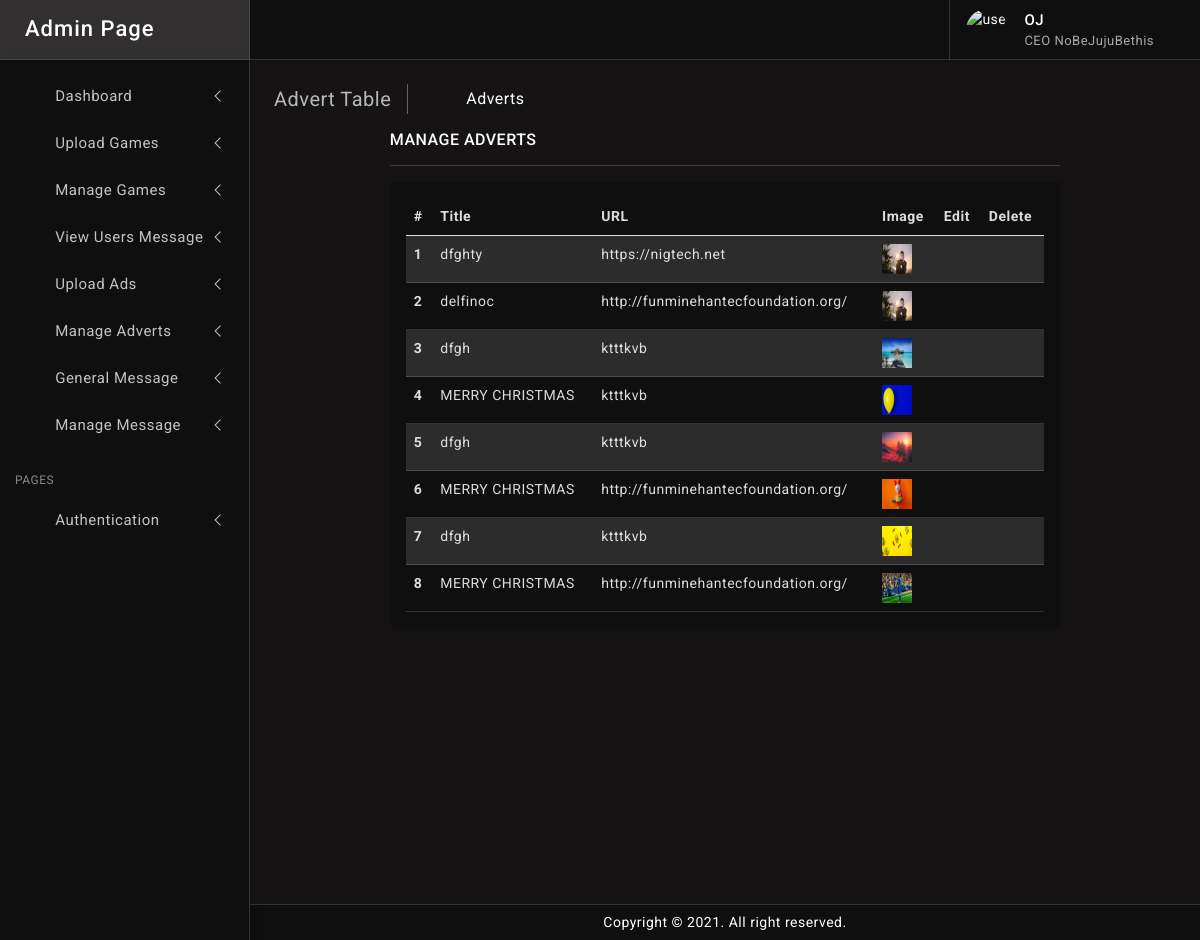
Page /manage_advert/ on the committed database.
### main_app/models.py (models this page shows)
class Advert(models.Model):
	title = models.CharField(blank=True, max_length=100)
	link = models.CharField(blank=True, max_length=1000)
	image = models.ImageField(upload_to='media', blank=True)

### main_app/views.py (the view)
# urls.py: path("manage_advert/", views.manage_advert, name='manage_advert'),
def manage_advert(request):
    my_advert = Advert.objects.all()
    context = {'my_advert': my_advert}
    return render(request, 'main_app/manage_advert.html', context)
    return render(request, "main_app/ads.html", context)

### main_app/templates/main_app/manage_advert.html (shortened to what this page needs)
{% extends 'main_app/admin_base.html' %}
{% load static %}
{% block content %}
		<div class="page-wrapper">
			<div class="page-content">
				<div class="page-breadcrumb d-none d-sm-flex align-items-center mb-3">
					<div class="breadcrumb-title pe-3">Advert Table</div>
					<div class="ps-3">
						<nav aria-label="breadcrumb">
							<ol class="breadcrumb mb-0 p-0">
								<li class="breadcrumb-item"><a href="/"><i class="bx bx-home-alt"></i></a>
								</li>
								<li class="breadcrumb-item active" aria-current="page">Adverts</li>
							</ol>
						</nav>
					</div>
				</div>
				<div class="row">
					<div class="col-xl-9 mx-auto">
						<h6 class="mb-0 text-uppercase">Manage Adverts</h6>
						<hr/>
						<div class="card">
							<div class="card-body">
								<table class="table mb-0 table-striped">
									<thead>
										<tr>
											<th scope="col">#</th>
											<th scope="col">Title</th>
											<th scope="col">URL</th>
											<th scope="col">Image</th>
											<th scope="col">Edit</th>
											<th scope="col">Delete</th>
										</tr>
									</thead>
									<tbody>
										{% for rs in my_advert %}
										<tr>
											<th scope="row">{{ forloop.counter }}</th>
											<td>{{ rs.title }}</td>
											<td>{{ rs.link }}</td>
											<td><img src="{{ rs.image.url }}" height="30px" width="30px" alt=""></td>
											<td><a href="/advert/edit/{{rs.id}}"><i class="bx bx-repeat"></i></a></td>
											<td><a href="/advert/delete/{{ rs.id }}" onclick="return confirm('Are you sure you want to delete this Message ?')"><i class="bx bx-trash-alt"></i></a></td>
										</tr>
										{% endfor %}
									</tbody>
								</table>
							</div>
						</div>
					</div>
				</div>
			</div>
		</div>
		<br><br><br><br><br><br><br><br><br><br><br><br>
{% endblock %}

### main_app/static/admin_app/css/app.css (style rules this page uses)
body { font-size: 14px; letter-spacing: .5px; font-family: Roboto, sans-serif; overflow-x: hidden }
a { text-decoration: none }
.page-wrapper { height: 100%; margin-top: 60px; margin-bottom: 0px; margin-left: 250px }
.page-content { padding: 1.5rem 1.5rem 0 1.5rem }
.breadcrumb-title { font-size: 20px; border-right: 1.5px solid rgb(255 255 255 / 34%); }
.page-breadcrumb .breadcrumb li.breadcrumb-item { font-size: 16px }
.page-breadcrumb .breadcrumb-item+.breadcrumb-item::before { display: inline-block; padding-right: .5rem; color: #ffffff; font-family: LineIcons; content: "\ea5c" }
.bg-theme { background-size: 100% 100%; background-attachment: fixed; background-position: center; background-repeat: no-repeat; transition: background .2s; }
body.bg-theme3 { background-image: url(../images/bg-themes/3.png); }

### rows in the picture
Advert: title "dfghty", link "https://nigtech.net", image (picture)
Advert: title "delfinoc", link "http://funminehantecfoundation.org/", image (picture)
Advert: title "dfgh", link "ktttkvb", image (picture)
Advert: title "MERRY CHRISTMAS", link "ktttkvb", image (picture)
Advert: title "dfgh", link "ktttkvb", image (picture)
Advert: title "MERRY CHRISTMAS", link "http://funminehantecfoundation.org/", image (picture)
Advert: title "dfgh", link "ktttkvb", image (picture)
Advert: title "MERRY CHRISTMAS", link "http://funminehantecfoundation.org/", image (picture)
